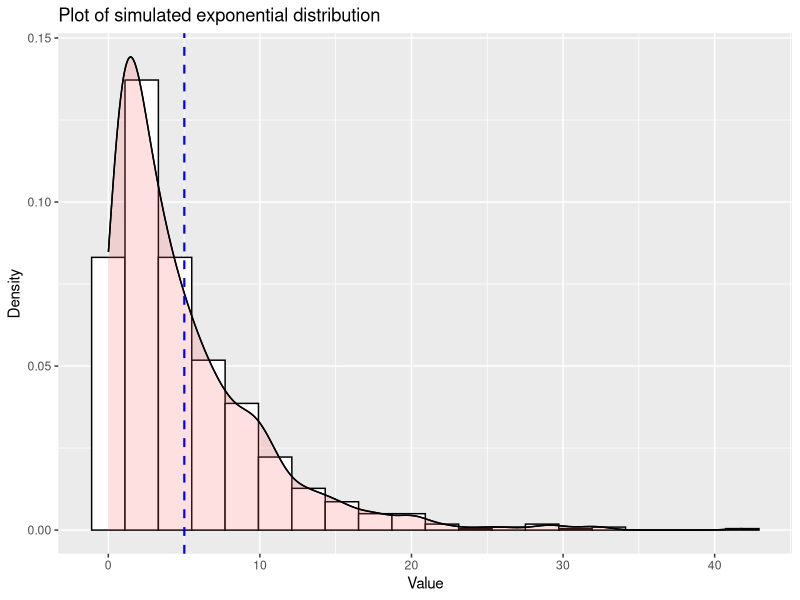
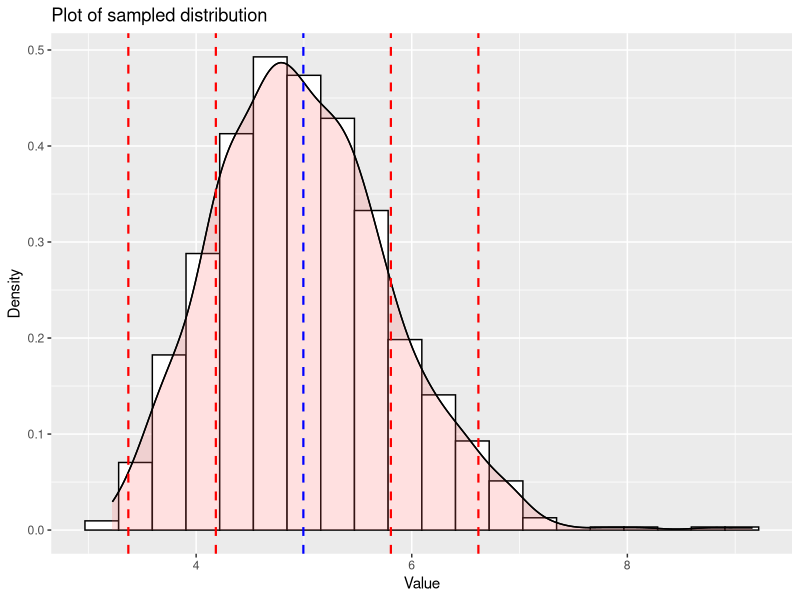

These charts were generated, in order, by the following R code:
## ---- chunk 1
packages <- c("data.table","dplyr", "ggplot2")
sapply(packages, require, character.only=TRUE, quietly=TRUE)
## ---- chunk 2
knitr::opts_chunk$set(echo = TRUE)
## ---- chunk 3
rate<-0.2
theoretical_mean<-1/rate
theoretical_sd<-1/rate
theoretical_var<- 1 / (rate^2)
theoretical_mean
theoretical_sd
theoretical_var
## ---- chunk 4
# set the constant variables
set.seed(5)
n<-1000
samplingsize<-40
rate<-0.2

#simulate random exponential distribution
exponentialdistribution<-rexp(n,rate)

#calculate mean and variance
med<-mean(exponentialdistribution)
ved<-var(exponentialdistribution)
## ---- chunk 5
#create dataframe
ed<-data_frame(val = exponentialdistribution)

#plot dataframe
plot<-ggplot(data = ed, aes(x = val)) + geom_histogram(aes(y=..density..), bins=20, colour="black", fill = "white") + geom_density(alpha=0.2, fill="#FF6666") + theme(legend.position="none") +  geom_density() +  geom_vline(xintercept = mean(ed$val), linetype="dashed", size = .75, color = "blue") +
labs(title="Plot of simulated exponential distribution", x ="Value", y = "Density")
plot
## ---- chunk 6
summary(exponentialdistribution)
## ---- chunk 7
#sampling from exponentialdistribution
samplemeans = NULL
for (i in 1 : 1000) samplemeans = c(samplemeans, mean(sample(exponentialdistribution, samplingsize, replace=TRUE)))
sam<-data_frame(val = samplemeans)

#calculate mean
meansam<-mean(sam$val)

#plot of distribution
plot<-ggplot(data = sam, aes(x = val)) + geom_histogram(aes(y=..density..), bins=20,colour="black", fill = "white") + geom_density(alpha=0.2, fill="#FF6666") + theme(legend.position="none") +  geom_density() +          geom_vline(xintercept = mean(sam$val), linetype="dashed", size = .75, color = "blue") + 
geom_vline(xintercept = mean(sam$val)+sd(sam$val), linetype="dashed", size = .75, color = "red") +
geom_vline(xintercept = mean(sam$val)+2*sd(sam$val), linetype="dashed", size = .75, color = "red") +
geom_vline(xintercept = mean(sam$val)-sd(sam$val), linetype="dashed", size = .75, color = "red") +
geom_vline(xintercept = mean(sam$val)-2*sd(sam$val), linetype="dashed", size = .75, color = "red") +
ggtitle("Plot of sampling the exponential distribution") +
labs(title="Plot of sampled distribution", x ="Value", y = "Density")
plot
